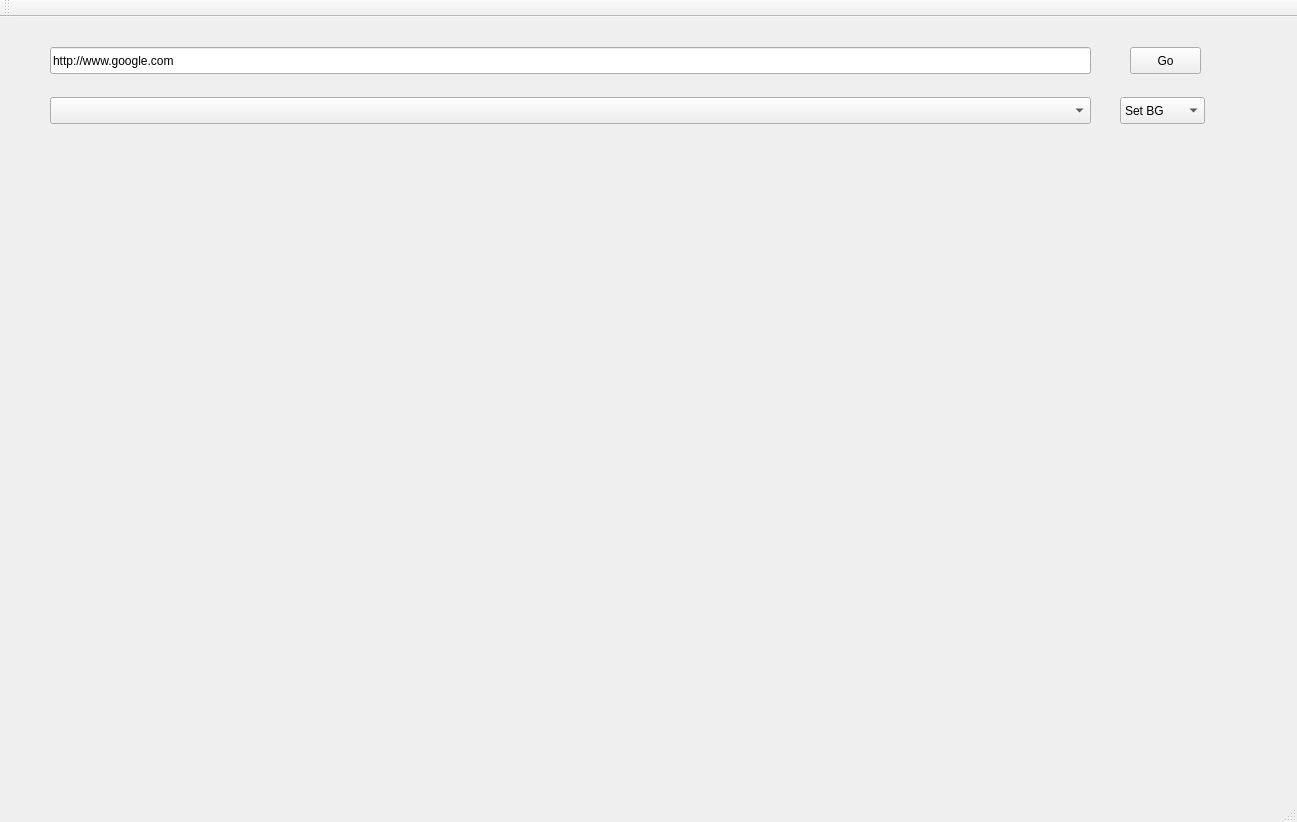
<?xml version="1.0" encoding="UTF-8"?>
<ui version="4.0">
 <class>MainWindow</class>
 <widget class="QMainWindow" name="MainWindow">
  <property name="geometry">
   <rect>
    <x>0</x>
    <y>0</y>
    <width>1297</width>
    <height>822</height>
   </rect>
  </property>
  <property name="windowTitle">
   <string>MainWindow</string>
  </property>
  <widget class="QWidget" name="centralWidget">
   <widget class="QLineEdit" name="lineEdit_Url">
    <property name="geometry">
     <rect>
      <x>50</x>
      <y>30</y>
      <width>1041</width>
      <height>27</height>
     </rect>
    </property>
    <property name="text">
     <string>http://www.google.com</string>
    </property>
   </widget>
   <widget class="QPushButton" name="pushButton_Go">
    <property name="geometry">
     <rect>
      <x>1130</x>
      <y>30</y>
      <width>71</width>
      <height>27</height>
     </rect>
    </property>
    <property name="text">
     <string>Go</string>
    </property>
   </widget>
   <widget class="QComboBox" name="comboBox_Url">
    <property name="geometry">
     <rect>
      <x>50</x>
      <y>80</y>
      <width>1041</width>
      <height>27</height>
     </rect>
    </property>
   </widget>
   <widget class="QComboBox" name="comboBox_FGBG">
    <property name="geometry">
     <rect>
      <x>1120</x>
      <y>80</y>
      <width>85</width>
      <height>27</height>
     </rect>
    </property>
    <item>
     <property name="text">
      <string>Set BG</string>
     </property>
    </item>
    <item>
     <property name="text">
      <string>Set FG</string>
     </property>
    </item>
   </widget>
  </widget>
  <widget class="QMenuBar" name="menuBar">
   <property name="geometry">
    <rect>
     <x>0</x>
     <y>0</y>
     <width>1297</width>
     <height>25</height>
    </rect>
   </property>
  </widget>
  <widget class="QToolBar" name="mainToolBar">
   <attribute name="toolBarArea">
    <enum>TopToolBarArea</enum>
   </attribute>
   <attribute name="toolBarBreak">
    <bool>false</bool>
   </attribute>
  </widget>
  <widget class="QStatusBar" name="statusBar"/>
 </widget>
 <layoutdefault spacing="6" margin="11"/>
 <resources/>
 <connections/>
</ui>
